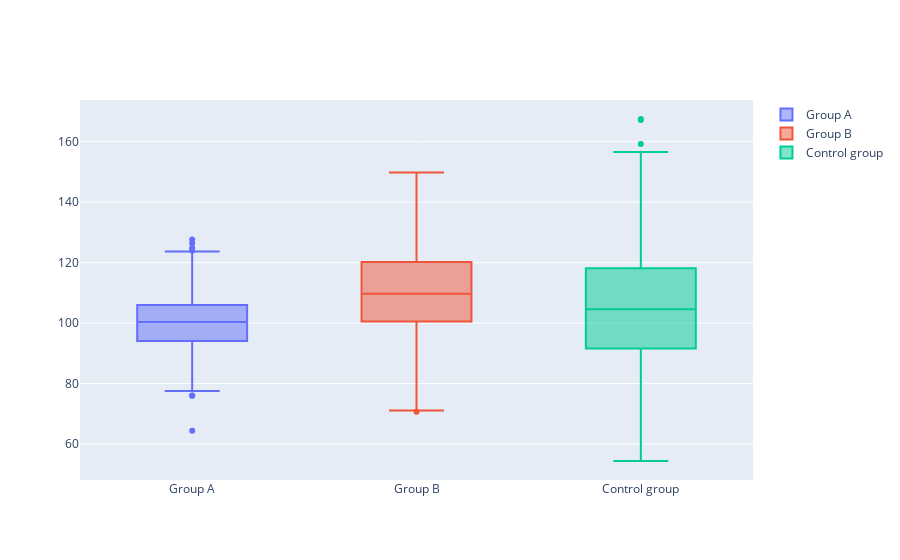

Here is the notebook cell this chart was saved with:
### Code cell
for i in range(0, len(groups)):
        trace.append(go.Box(y = vals[i],
                           name = groups[i]))
        
data = trace

# iplot({"data":data}) # old way of doing things in Jupyter Notebook!
pio.show({"data": data}, 'jupyterlab')

### Figure 1 — Plotly figure (JSON) as saved in the notebook; plotly's stock layout.template omitted (floating-point values rounded to 4 significant figures; data arrays with more than 128 entries replaced by an {"elided": "..."} marker saying what was removed)
{"data": [{"name": "Group A", "type": "box", "y": {"elided": "500 float values"}}, {"name": "Group B", "type": "box", "y": {"elided": "500 float values"}}, {"name": "Control group", "type": "box", "y": {"elided": "500 float values"}}], "layout": {"autosize": true, "xaxis": {"autorange": true, "range": [-0.5, 2.5], "type": "category"}, "yaxis": {"autorange": true, "range": [48.1, 173.8], "type": "linear"}}}
